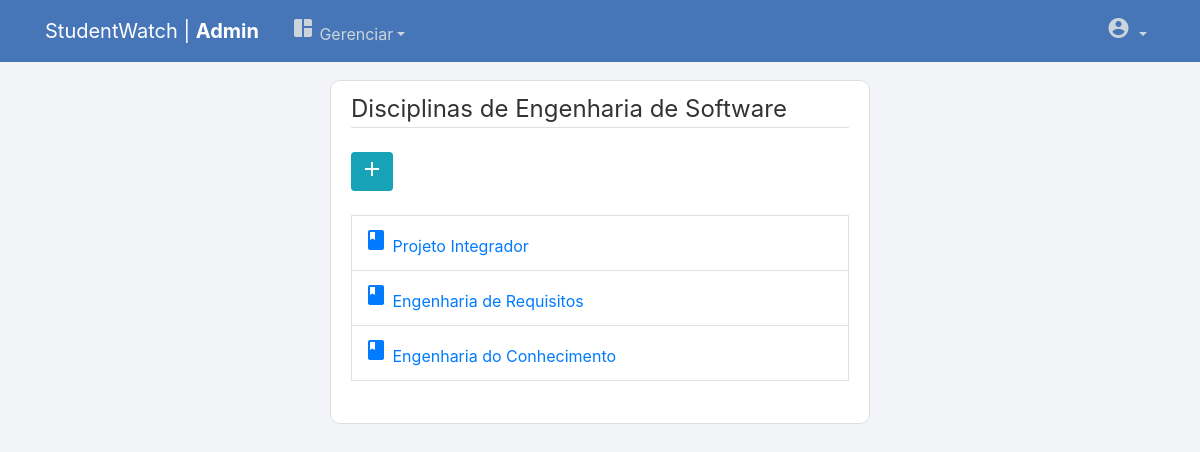
The app's page /gerenciarDisciplina/1/ (signed in), older data.
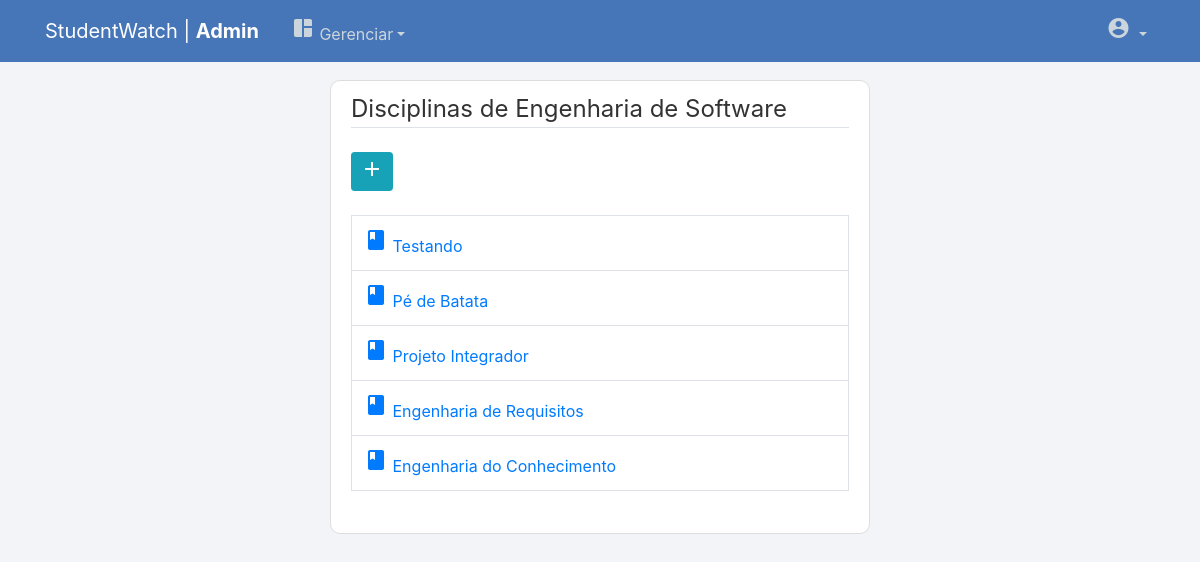
The same page, newer data.
### manager/models.py (models this page shows, shortened)
class Disciplina(models.Model):
    nome = models.CharField(max_length=100)
    professor = models.ForeignKey(ProfessorProfile, on_delete=models.SET_NULL, null=True)
    curso = models.ForeignKey(Curso, on_delete=models.CASCADE, null=True)

### manager/views.py (the view)
# urls.py: path('gerenciarDisciplina/<int:pk>/', views.gerenciarDisciplina, name='gerenciarDisciplina'),
@login_required
@permission_required("manager.view_disciplina", raise_exception=True)
def gerenciarDisciplina(request, pk):
    curso_id = pk
    curso = Curso.objects.get(id=curso_id)
    disciplinas = []
    lista_disciplinas = Disciplina.objects.all()
    for x in range(len(lista_disciplinas)-1, -1, -1):
        if(lista_disciplinas[x].curso.id == curso_id):
            disciplinas.append(lista_disciplinas[x])
    if(disciplinas == []):
        disciplinas = None
        messages.warning(request, f"Não há disciplinas")
    context = {
        'disciplinas': disciplinas,
        'curso': curso
    }
    return render(request, 'manager/gerenciar-disciplina.html', context)

### manager/models.py (called while the page is built)
    def __str__(self):
        return self.nome

### manager/templates/manager/gerenciar-disciplina.html
{% extends "page/base.html" %}
{% block content %}
    <div class="content-section">
        <fieldset class="form-group">
            {% if user.is_staff %}
                <a class="btn btn-info btn-sm mb-4" href="{% url 'disciplina-create' curso.id %}"><span class="material-icons">add</span></a>
            {% endif %}
            <legend class="border-bottom mb-4">Disciplinas de {{ curso }}</legend>
            <table class="table table-bordered">
                {% for disciplina in disciplinas %}
                <tr>
                    <td>
                        <a href="{% url 'disciplina-detail' disciplina.id %}"><span class="material-icons">book</span> {{ disciplina.nome }}</a>
                    </td>
                </tr>
                {% endfor %}
            </table>
        </fieldset>
    </div>
{% endblock content %}

Row changes from the older to the newer data that the page shows:
added Disciplina: nome "Testando"
added Disciplina: nome "Pé de Batata"
